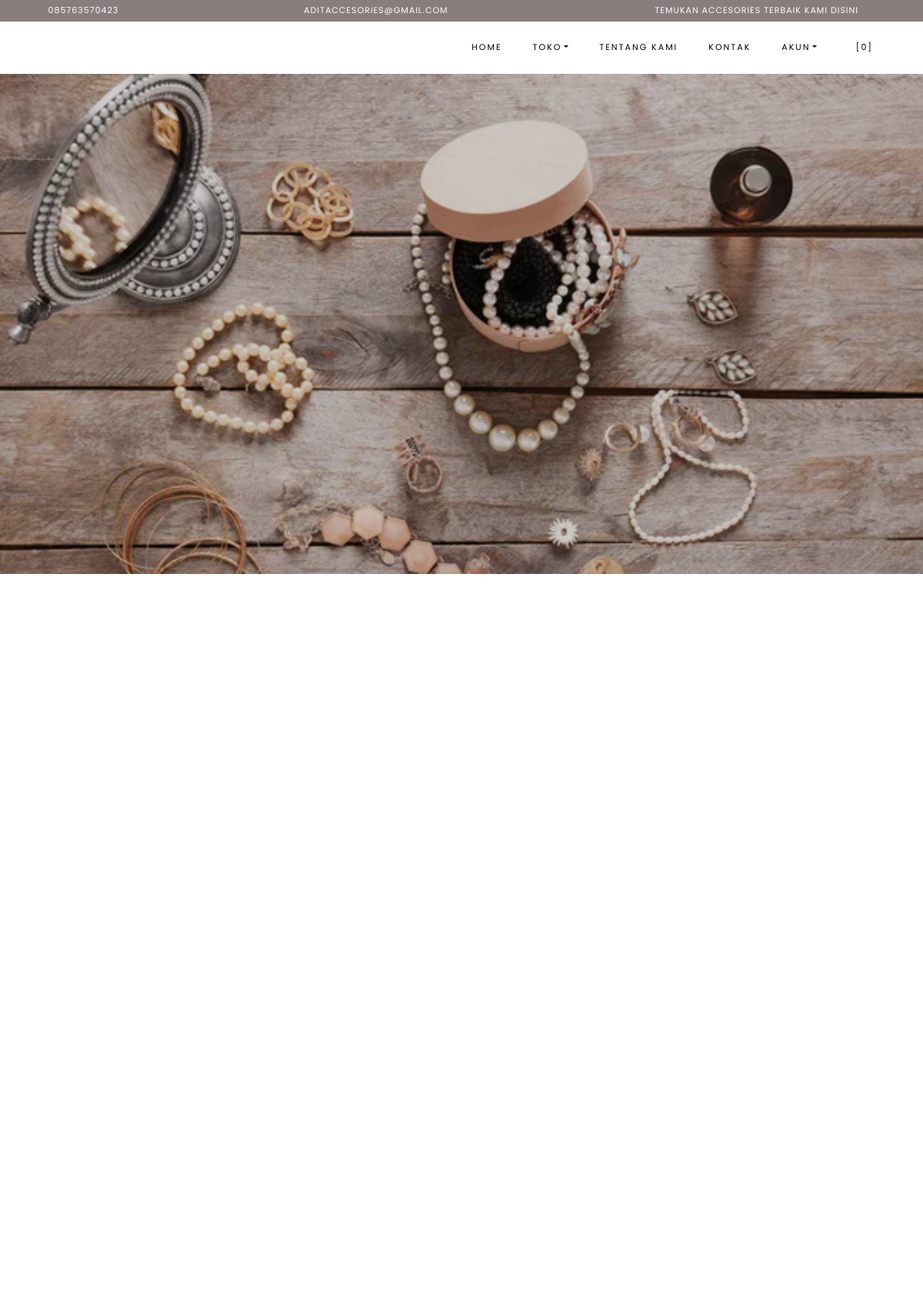
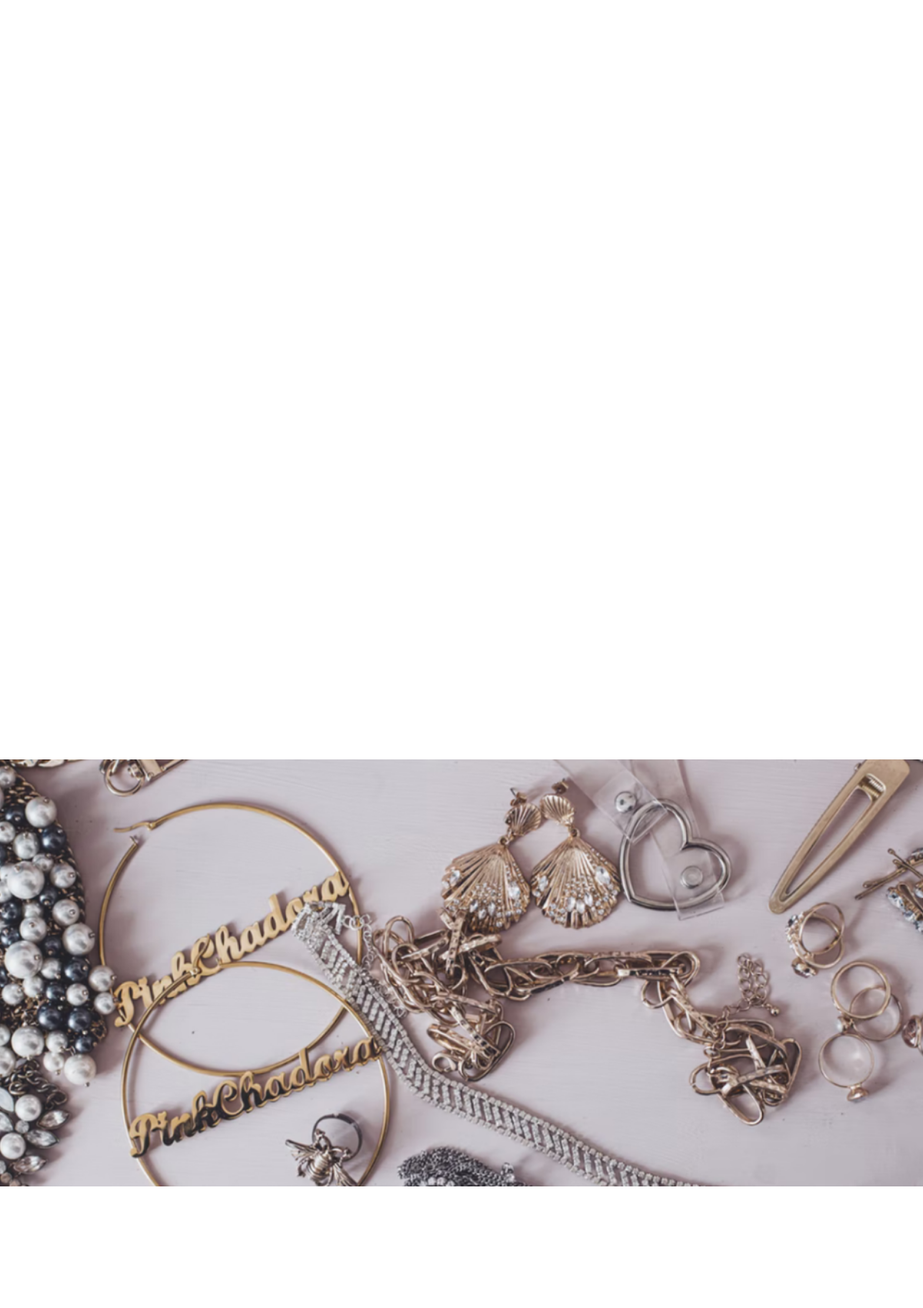
The page / (upper part) on the database its author committed (2 pictures, top to bottom).
### tables this page shows
CREATE TABLE `settings` (
  `id` int(10) NOT NULL,
  `key` varchar(32) NOT NULL,
  `content` text NOT NULL
);

### application/helpers/themes_helper.php (called while the page is built, shortened)
<?php
if ( ! function_exists('get_theme_name'))
{
    function get_theme_name() {
        $current_theme = get_settings('current_theme_name');
        return ($current_theme) ? $current_theme : false;
    }
}
if ( ! function_exists('get_template_part'))
{
    function get_template_part($file_name = null, $params = array()) {
        if ($file_name !== '') {
            $current_theme = get_theme_name();
            if ( file_exists($file_location = VIEWPATH .'themes/'. $current_theme .'/'. $file_name .'.php')) {
                $CI =& get_instance();
                $CI->load->view('themes/'. $current_theme .'/'. $file_name, $params);
            }
            else {
                echo '<div>Kesalahan: berkas tema <b>'. $file_name .'.php</b> tidak ditemukan.<br>Lokasi berkas: <b>'. $file_location .'</b></div>';
            }
        }
    }
}
if ( ! function_exists('get_header'))
{
    function get_header($params = null, $section = '', $current_section = '') {
        $load_params = array();
        if ( is_null($params)) {
            $load_params['title'] = get_settings('site_name');
        }
        else if ( is_string($params)) {
            $load_params['title'] = $params;
        }
        else if ( is_array($params)) {
            $load_params = $params;
        }
        else {
            $load_params['title'] = get_settings('site_name');
        }
        $load_params['sidebar_section'] = $section;
        $load_params['current_section'] = $current_section;
        get_template_part('header', $load_params);
    }
}
if ( ! function_exists('get_theme_uri'))
{
    function get_theme_uri($file_name = null, $theme_name = NULL)
    {
        $theme_name = ($theme_name == NULL) ? get_theme_name() : $theme_name;
        return is_null($file_name) ? base_url('assets/themes/'. $theme_name .'/') : base_url('assets/themes/'. $theme_name .'/'. $file_name) ;
    }
}

### application/controllers/Home.php (called while the page is built, shortened)
<?php
class Home extends CI_Controller {
    public function index() {
        $params['title'] = 'Selamat Datang di Toko ADIT ACCESORIES';
        $products['products'] = $this->product->get_all_products();
        $products['best_deal'] = $this->product->best_deal_product();
        $products['reviews'] = $this->review->get_all_reviews();
        get_header($params);
        get_template_part('home', $products);
    }
}

### index.php (called while the page is built, shortened)
<?php
require_once BASEPATH.'core/CodeIgniter.php';

### application/helpers/global_helper.php (called while the page is built, shortened)
<?php
if (!function_exists('get_settings')) {
    function get_settings($key = '')
    {
        $CI = &get_instance();
        $row = $CI->db
            ->select('content')
            ->where('key', $key)
            ->get('settings')
            ->row();
        return $row->content;
    }
}

### application/helpers/session_helper.php (called while the page is built, shortened)
<?php
if (!function_exists('init')) {
    function init()
    {
        $CI = &get_instance();
        return $CI;
    }
}
if (!function_exists('session_data')) {
    function session_data()
    {
        $CI = init();
        $read_session_in_cookie = get_cookie('__ACTIVE_SESSION_DATA');
        $read_session_in_session = $CI->session->userdata('__ACTIVE_SESSION_DATA');
        if ($read_session_in_cookie) {
            $read_data = $CI->encryption->decrypt($read_session_in_cookie);
            $read_data = json_decode($read_data);
            return $read_data;
        } else if ($read_session_in_session) {
            $read_data = $CI->encryption->decrypt($read_session_in_session);
            $read_data = json_decode($read_data);
            return $read_data;
        } else {
            $default_session = new stdClass();
            $default_session->is_login = FALSE;
            $default_session->user_id = 0;
            $default_session->login_at = 0;
            $default_session->remember_me = FALSE;
            return $default_session;
        }
    }
}

### application/views/themes/vegefoods/home.php (the view, shortened to what this page needs)
<section id="home-section" class="heroa" >
    <div class="home-slider owl-carousel">
    <div class="slider-item" ><img src="gambar/bg7.jpg" alt="">
        <div class="overlay"></div>
    </div>
  </div>
</section>
<section class="ftco-section " id="products">
      <div class="container">
          <div class="row no-gutters ftco-services">
  </div>
      </div>
  </section>
  <section class="ftco-section">
  <div class="container">
          <div class="row justify-content-center mb-3 pb-3">
  </div>
  </div>
  <div class="container">
      <div class="row">
      </div>
  </div>
</section>
  <section class="ftco-section img" style="background-image: url(<?php echo get_theme_uri('images/bg6.jpg'); ?>);">
  <div class="container">
          <div class="row justify-content-end">
  </div>
  </div>
</section>
<section class="ftco-section testimony-section">
    <div class="container">
      <div class="row justify-content-center mb-5 pb-3">
      </div>
    </div>
  </section>

### application/views/themes/vegefoods/header.php (shortened to what this page needs)
?><!DOCTYPE html>
<html lang="en">
  <head>
    <link rel="stylesheet" href="<?php echo get_theme_uri('css/open-iconic-bootstrap.min.css'); ?>">
    <link rel="stylesheet" href="<?php echo get_theme_uri('css/animate.css'); ?>">
    <link rel="stylesheet" href="<?php echo get_theme_uri('css/owl.carousel.min.css'); ?>">
    <link rel="stylesheet" href="<?php echo get_theme_uri('css/owl.theme.default.min.css'); ?>">
    <link rel="stylesheet" href="<?php echo get_theme_uri('css/magnific-popup.css'); ?>">
    <link rel="stylesheet" href="<?php echo get_theme_uri('css/aos.css'); ?>">
	<link rel="stylesheet" href="<?php echo get_theme_uri('css/ionicons.min.css'); ?>">
	<link rel="stylesheet" href="<?php echo get_theme_uri('js/plugins/@fortawesome/fontawesome-free/css/all.min.css', 'argon'); ?>">
    <link rel="stylesheet" href="<?php echo get_theme_uri('css/bootstrap-datepicker.css'); ?>">
    <link rel="stylesheet" href="<?php echo get_theme_uri('css/jquery.timepicker.css'); ?>">
    <link rel="stylesheet" href="<?php echo get_theme_uri('css/flaticon.css'); ?>">
    <link rel="stylesheet" href="<?php echo get_theme_uri('css/icomoon.css'); ?>">
	<link rel="stylesheet" href="<?php echo get_theme_uri('css/style.css'); ?>">
	<link rel="stylesheet" href="<?php echo base_url('assets/plugins/toastr/toastr.min.css'); ?>">
  </head>
  <body class="goto-here">
		<div class="py-1 bg-krisna">
    	<div class="container">
    		<div class="row no-gutters d-flex align-items-start align-items-center px-md-0">
	    		<div class="col-lg-12 d-block">
		    		<div class="row d-flex">
		    			<div class="col-md pr-4 d-flex topper align-items-center">
					    	<div class="icon mr-2 d-flex justify-content-center align-items-center"><span class="icon-phone2"></span></div>
						    <span class="text"><?php echo get_settings('store_phone_number'); ?></span>
					    </div>
					    <div class="col-md pr-4 d-flex topper align-items-center">
					    	<div class="icon mr-2 d-flex justify-content-center align-items-center"><span class="icon-paper-plane"></span></div>
						    <span class="text"><?php echo get_settings('store_email'); ?></span>
					    </div>
					    <div class="col-md-5 pr-4 d-flex topper align-items-center text-lg-right">
						    <span class="text"><?php echo get_settings('store_tagline'); ?></span>
					    </div>
				    </div>
			    </div>
		    </div>
		  </div>
    </div>
    <nav class="navbar navbar-expand-lg navbar-dark ftco_navbar bg-dark ftco-navbar-light" id="ftco-navbar">
	    <div class="container">
	      <div class="collapse navbar-collapse" id="ftco-nav">
	        <ul class="navbar-nav ml-auto">
	          <li class="nav-item active"><a href="<?php echo base_url(); ?>" class="nav-link">Home</a></li>
	          <li class="nav-item dropdown">
              <a class="nav-link dropdown-toggle" href="#" id="dropdown04" data-toggle="dropdown" aria-haspopup="true" aria-expanded="false">Toko</a>
            </li>
	          <li class="nav-item"><a href="<?php echo site_url('pages/about'); ?>" class="nav-link">Tentang Kami</a></li>
              <li class="nav-item"><a href="<?php echo site_url('pages/contact'); ?>" class="nav-link">Kontak</a></li>
              <li class="nav-item dropdown">
              <a class="nav-link dropdown-toggle" href="#" id="dropdown05" data-toggle="dropdown" aria-haspopup="true" aria-expanded="false">Akun</a>
            </li>
	          <li class="nav-item cta cta-colored"><a href="<?php echo site_url('shop/cart'); ?>" class="nav-link"><span class="icon-shopping_cart"></span>[<span class="cart-item-total">0</span>]</a></li>
	        </ul>
	      </div>
	    </div>
	  </nav>

### assets/themes/vegefoods/css/icomoon.css (style rules this page uses)
[class^="icon-"], [class*=" icon-"] { font-family: 'icomoon' !important; speak: none; font-style: normal; font-weight: normal; font-variant: normal; text-transform: none; line-height: 1; -webkit-font-smoothing: antialiased; -moz-osx-font-smoothing: grayscale; }
.icon-paper-plane:before { content: "\f1d8"; }
.icon-phone2:before { content: "\e0cd"; }
.icon-shopping_cart:before { content: "\e8cc"; }

### application/views/themes/vegefoods/header.php (style rules this page uses)
.bg-krisna { background-color:#877f7d; }

### rows shown on the page
settings: content "085763570423"
settings: content "ADITACCESORIES@GMAIL.COM"
settings: content "TEMUKAN ACCESORIES TERBAIK KAMI DISINI"
settings: content (picture)
